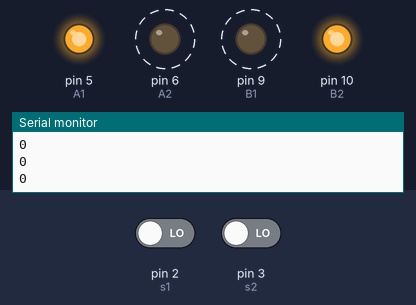
The sketch below on a simulated Arduino Uno, built with avr-gcc and run on an emulated ATmega328P. On the bench: output pins drawn as LEDs (lit = HIGH), the last lines printed to the serial monitor. Dashed ring = blinking. The test bench sets the inputs (shaded band); at power-on: pin 2 (s1) LOW, pin 3 (s2) LOW.

Above: at 1.25 s.
1.3 s: pin 2 (s1) driven HIGH
At 2.2 s:
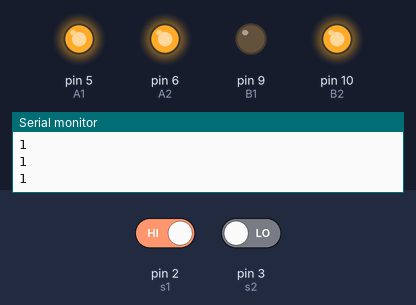
2.8 s: pin 2 (s1) driven LOW
At 3.0 s:
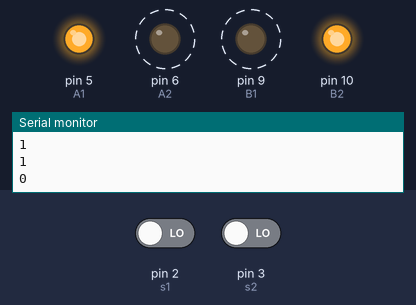
5.8 s: pin 3 (s2) driven HIGH
At 6.3 s:
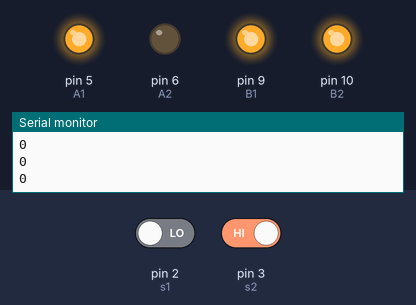
7.3 s: pin 3 (s2) driven LOW
At 7.5 s:
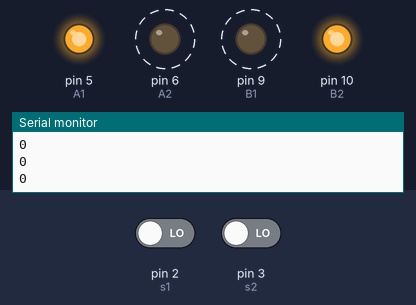
Timing chart, 0 to 11.3 s (numbered marks = the images above; inputs shaded):
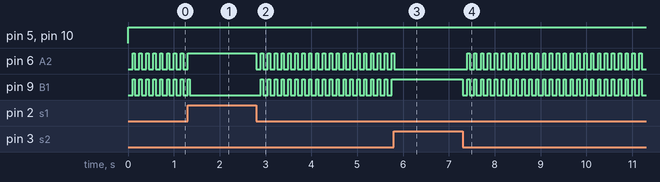

Measured:
- after the input at 1.3 s, pin 6 (A2): goes on until 1.3 s, then stays HIGH; pin 9 (B1): goes on until 1.4 s, then stays LOW
- after the input at 2.8 s, pin 6 (A2): alternates HIGH for 0.05 s and LOW for 0.10 s, starting at once; pin 9 (B1): alternates HIGH for 0.05 s and LOW for 0.10 s, starting after 0.10 s
- after the input at 5.8 s, pin 6 (A2): goes on until 5.8 s, then stays LOW; pin 9 (B1): stops changing and stays HIGH
- after the input at 7.3 s, pin 6 (A2): alternates HIGH for 0.05 s and LOW for 0.10 s, starting after 0.10 s; pin 9 (B1): alternates HIGH for 0.05 s and LOW for 0.10 s, starting at once
- by itself, pin 6 (A2), pin 9 (B1): alternates HIGH for 0.05 s and LOW for 0.10 s

The sketch:

sketch_nov22a.ino
```cpp
#define A1 5
#define A2 6
#define B1 9
#define B2 10
#define s1 2
#define s2 3
#define velocidad 255
void setup() {
Serial.begin(9600);
  pinMode(A1, OUTPUT);
  pinMode(A2, OUTPUT);
  pinMode(B1, OUTPUT);
  pinMode(B2, OUTPUT);
  pinMode(s1, INPUT);
  pinMode(s2, INPUT);
  attachInterrupt(digitalPinToInterrupt(s1),parar,RISING);
  attachInterrupt(digitalPinToInterrupt(s2),parar,RISING);
}

void loop() {
  Serial.println(digitalRead(s1));
//  adelante();
if (digitalRead(s1)==1){
derecha();
} // adelante();
else if(digitalRead(s2)==1){
  izquierda();
}
else{
  adelante();
delay(100);
parar();
delay(50);
}
}

void adelante() {
  digitalWrite(A2, 0);
  digitalWrite(B1, 0);
   digitalWrite(A1, 1);
  digitalWrite(B2, 1);
}

void derecha(){
  digitalWrite(B2,1);
  digitalWrite(B1,0);
  digitalWrite(A1,1);
  digitalWrite(A2,1);
}
void izquierda(){
  digitalWrite(A1,1);
  digitalWrite(A2,0);
  digitalWrite(B1,1);
  digitalWrite(B2,1);
}
void parar(){
  digitalWrite(A1, 1);
  digitalWrite(B2, 1);
digitalWrite(A2, 1);
  digitalWrite(B1, 1);
}
```
